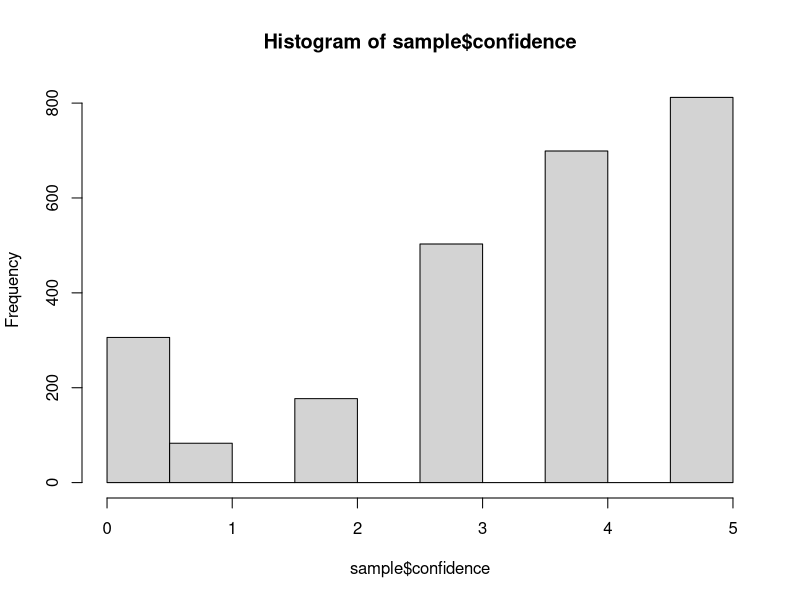
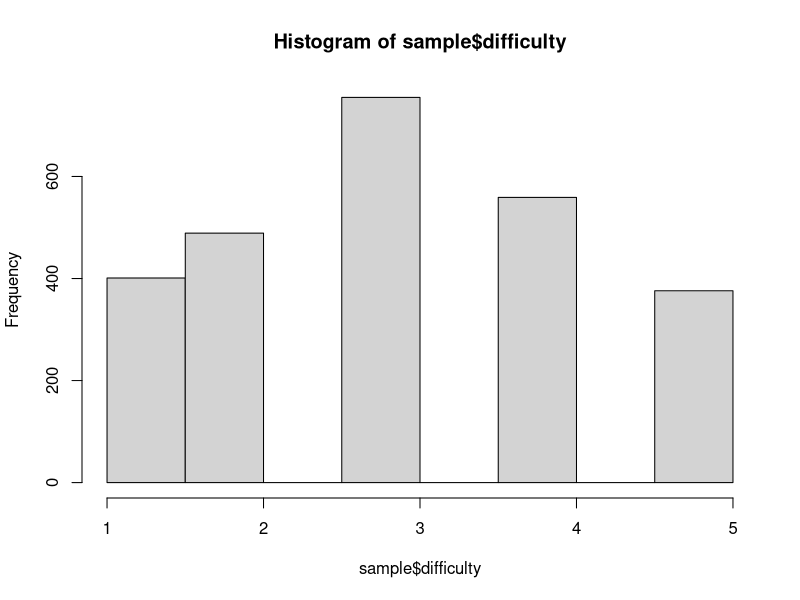

Write R code to recreate these figures, in order. (Note: this script raises an error after producing the figures.)
install.packages("gmodels")
library(gmodels)

setwd("C://firefly//AnswerAnalysis//")
sample <- read.csv("answerConfidence.csv",  header=T)
summary(sample)

hist(sample$confidence);
hist(sample$difficulty);

cor.test(sample$confidence, sample$difficulty, method="kendall")
result$statistic
result$p.value

#CHI Square
CrossTable(sample$confidence, sample$difficulty, fisher=FALSE, chisq=TRUE, 
           expected=TRUE, sresid=TRUE,format="SPSS")
